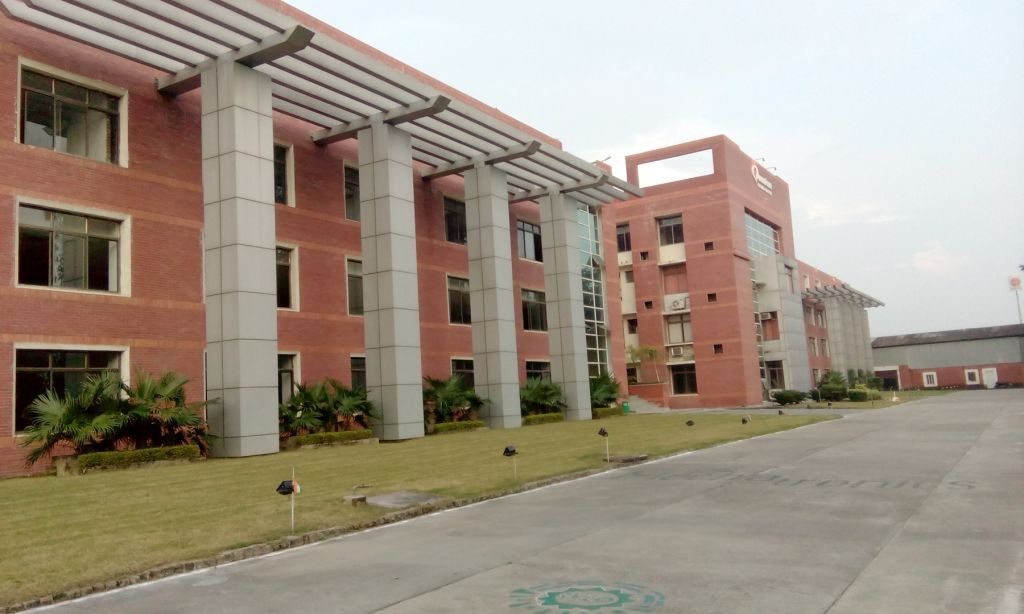
#> input picture Image Processing/Resources/building.jpg, 1024 x 614 px, found by its file name
$ python 1_EdgeDetection.py
#> lines starting #> are read from the running program, lines starting #| are printed output that depends on the picture; after the words box and inside, x2 and y2 are one past the last pixel; in counts of white or black regions, pixels touching at a corner belong together
# -*- coding: utf-8 -*-
"""
Created on Fri Mar 15 22:07:33 2024

@author: SMI
"""
#Canny Edge Detection using OpenCV
#Canny Edge Detection is a popular edge detection approach.
#It is a multi-stage algorithm to detect a edges.
#It was developed by John F. Canny in 1986.
#This approach combine with 5 steps.
# 1) - NOise reduction(gauss)),         2) - Gradient calculation
# 3) - Non-maximum suppresson,          4) - Double Threshold,
# 5) - Edge Tracking by Hysteresis
import cv2
import numpy as np

#load image into gray scale
img = cv2.imread("D:\\My codes\\Computer Vision\\Image Processing\\Resources\\building.jpg")
#> img is the input picture: shape (614, 1024, 3); mean B, G, R 132, 146.3, 158.1
img = cv2.resize(img,(300,300))
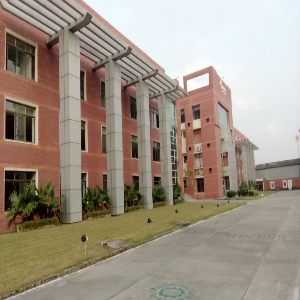
#> img: shape (300, 300, 3); mean B, G, R 131.9, 146.2, 158
img_gray = cv2.cvtColor(img,cv2.COLOR_BGR2GRAY)
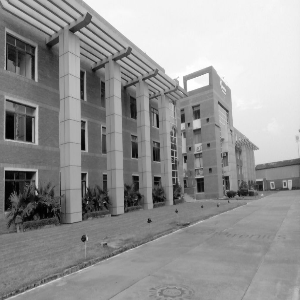
#> img_gray: shape (300, 300); min 1, max 255, mean 148.1

#canny(img,thresh1,thres2)thresh 1 and thresh2 at different lvl
canny = cv2.Canny(img_gray,20,150)
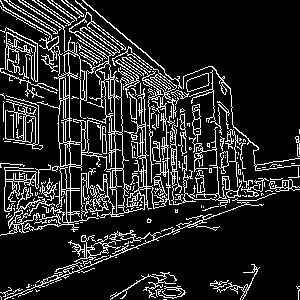
#> canny: shape (300, 300); 14.8% white in thin lines or dots

cv2.imshow("original",img)
cv2.imshow("gray",img_gray)
cv2.imshow("canny",canny)
cv2.waitKey(0)
cv2.destroyAllWindows()

$ run again, with Image Processing/Resources/Face.jpg copied over Image Processing/Resources/building.jpg
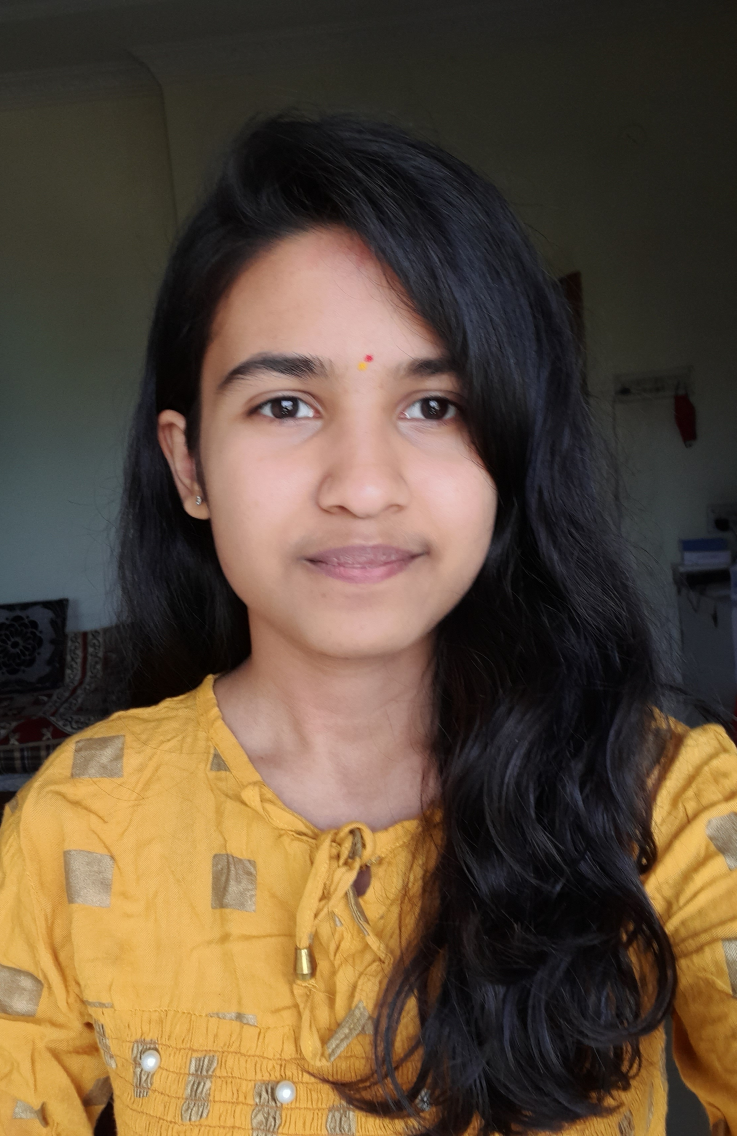
#> input picture Image Processing/Resources/Face.jpg, 2210 x 3408 px, found by its file name (shown at 1/3 size)
#> img is the input picture: shape (3408, 2210, 3); mean B, G, R 58.6, 77.8, 95.5
#> img: shape (300, 300, 3)
#> `img_gray = cv2.cvtColor(img,cv2.COLOR_BGR2GRAY)`:
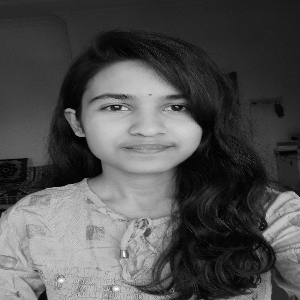
#> img_gray: shape (300, 300); min 0, max 254, mean 80.8
#> `canny = cv2.Canny(img_gray,20,150)`:
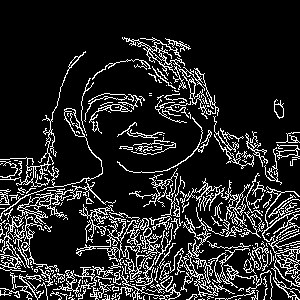
#> canny: shape (300, 300); 14.6% white in thin lines or dots, all inside (x1, y1, x2, y2) = (0, 37, 300, 300)

$ run again, with Image Processing/Resources/Nature.jpg copied over Image Processing/Resources/building.jpg
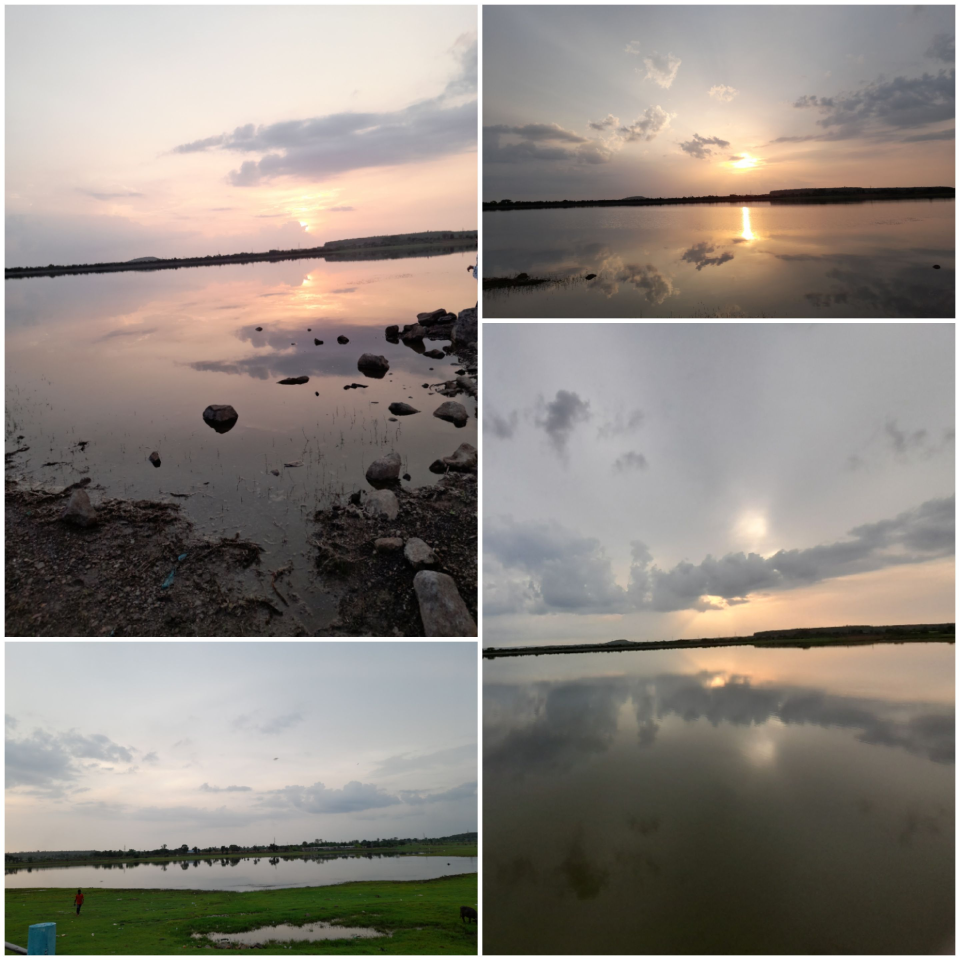
#> input picture Image Processing/Resources/Nature.jpg, 2880 x 2880 px, found by its file name (shown at 1/3 size)
#> img is the input picture: shape (2880, 2880, 3); mean B, G, R 128.2, 135.1, 141.9
#> img: shape (300, 300, 3)
#> `img_gray = cv2.cvtColor(img,cv2.COLOR_BGR2GRAY)`:
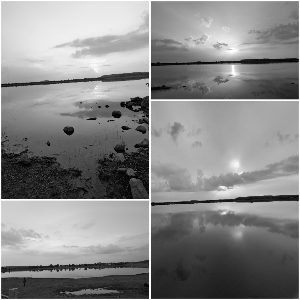
#> img_gray: shape (300, 300); min 1, max 255, mean 136
#> `canny = cv2.Canny(img_gray,20,150)`:
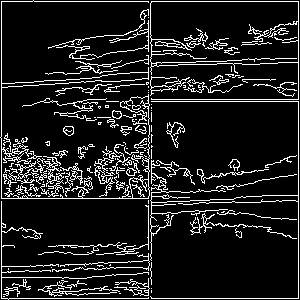
#> canny: shape (300, 300); 11.9% white in thin lines or dots
